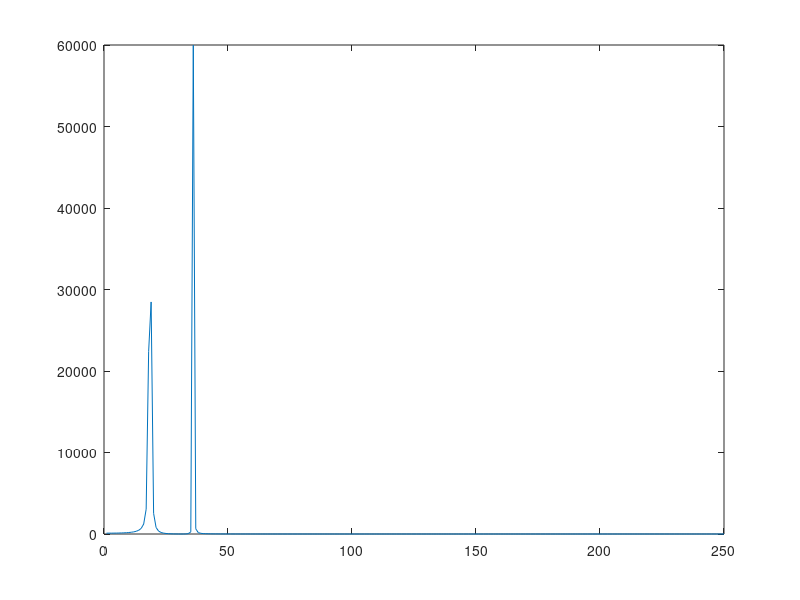

Source code (MATLAB):
clc
clear

FreqSample = 1000;
Time = 0:1 / FreqSample:0.5 ;
Signal = sin(220 * Time) + cos(440 * Time);

%Fourir transform
Length = length(Signal); 
Fourier_X = fft(Signal);
Magnitude = abs(Fourier_X);
Magnitude = Magnitude(1:Length / 2);
Frequency = (0:Length/2 - 1) * FreqSample / Length;
plot(Frequency , Magnitude)
xlim([0 100])

%Inverse fourior transform
Inverse = ifft(Fourier_X);
plot(Inverse)

%Power of signal
Power = (Magnitude).^2;
plot(Power)



